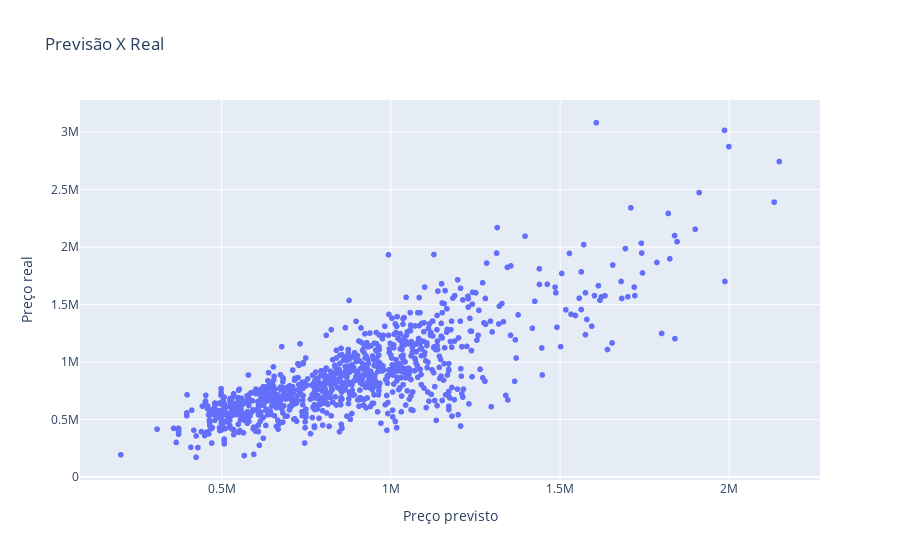

The notebook cell this image was saved under:
### Code cell
fig = px.scatter(x=y_previsto_train, y= y_train, title='Previsão X Real', 
                 labels={'x': 'Preço previsto', 'y': 'Preço real'})

fig.show()

### Figure 1 — Plotly figure (JSON) as saved in the notebook; plotly's stock layout.template omitted (floating-point values rounded to 4 significant figures; data arrays with more than 128 entries replaced by an {"elided": "..."} marker saying what was removed)
{"data": [{"hovertemplate": "Preço previsto=%{x}<br>Preço real=%{y}<extra></extra>", "legendgroup": "", "marker": {"color": "#636efa", "symbol": "circle"}, "mode": "markers", "name": "", "showlegend": false, "type": "scattergl", "x": {"elided": "1006 float values"}, "xaxis": "x", "y": {"elided": "1006 float values"}, "yaxis": "y"}], "layout": {"legend": {"tracegroupgap": 0}, "title": {"text": "Previsão X Real"}, "xaxis": {"anchor": "y", "domain": [0, 1], "title": {"text": "Preço previsto"}}, "yaxis": {"anchor": "x", "domain": [0, 1], "title": {"text": "Preço real"}}}}
